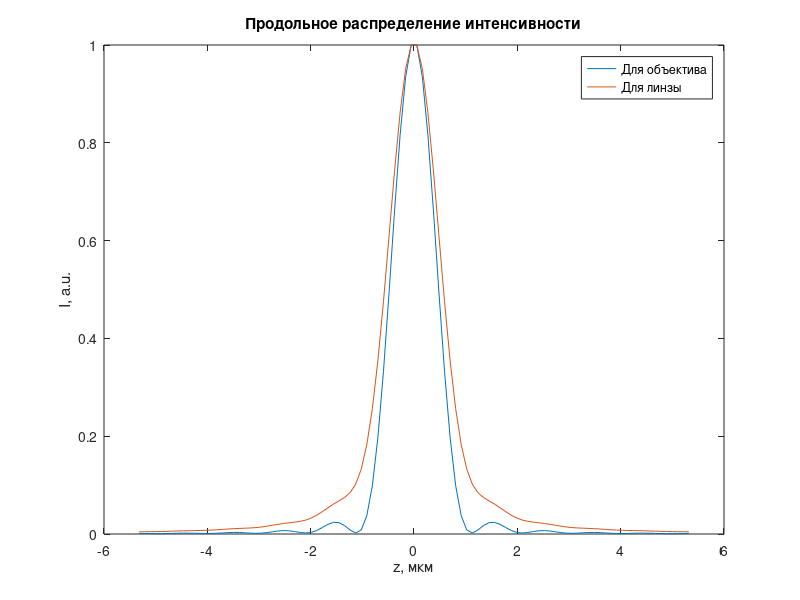

Here is the MATLAB script that generated this plot:
#15. Получить продольное распределение интенсивности светового поля (вдоль оси z при r=0)
#в фокусе апланатического объектива при фокусировке радиально- поляризованной моды R-TEM01
#(параметр β считать равным 1) с длиной волны 0,532 мкм в воздухе (n = 1).
#Вычисления произвести для значения числовой апертуры NA равного 0,9. Затем заменить апланатический
#объектив на плоскую дифракционную линзу. Оценить вклад от использования плоской дифракционной линзы
#в уменьшение размеров фокусного пятна.

lambda = 0.532; % длина волны в мкм
k = 2.0 * pi / lambda; % волновое число
NA = 0.9; % значение числовой апертуры
betta = 1;
n = 1; % воздух
A = 1; % просто константа
A1 = 1; % просто константа

alpha = asin(NA / n); % максимальный угол апертуры

% Функция аподизации зрачка для апланатического объектива:
t_func1 = @(theta) cos(theta) .^ 0.5;
% Функция аподизации зрачка для плоской дифракционной линзы:
t_func2 = @(theta) cos(theta) .^ (-1.5);

% Начальное распределение для апланатического объектива:
l_func1 = @(theta) A1 .* sin(theta) .* ...
          (exp(-1 .* (betta ^ 2) .* sin(theta) .^2 / sin(alpha) ^ 2));
% Начальное распределение для плоской дифракционной линзы:
l_func2 = @(theta) A1 .* tan(theta) .* ...
          (exp(-1 .* (betta ^ 2) .* tan(theta) .^2 / tan(alpha) ^ 2));

r = 0; % в фокусе
z = linspace(-1, 1, 100) .* 10.0 .* lambda;

integ_func1 = @(theta) t_func1(theta) .* l_func1(theta) .* ...
               sin(2.0 .* theta) .* exp(1i .* k .* z .* cos(theta)) .* ...
               besselj(1, k .* r .* sin(theta));

integ_func2 = @(theta) t_func1(theta) .* l_func1(theta) .* ...
               (sin(theta) .^ 2) .* exp(1i .* k .* z .* cos(theta)) .* ...
                besselj(0, k .* r .* sin(theta));

E_r = integral(integ_func1, 0, alpha, 'ArrayValued', true);
E_r = E_r .* A;
E_z = integral(integ_func2, 0, alpha, 'ArrayValued', true);
E_z = E_z .* A .* 2 .* 1i;

I_r = abs(E_r) .^ 2;
I_z = abs(E_z) .^ 2;
I = I_r + I_z;

#figure(1);
#plot(z, I ./ max(I));
#title('Продольное распределение интенсивности в случае объектива');
#xlabel('z, мкм');
#ylabel('I, мкм');

integ_func1 = @(theta) t_func2(theta) .* l_func2(theta) .* ...
               sin(2.0 .* theta) .* exp(1i .* k .* z .* cos(theta)) .* ...
               besselj(1, k .* r .* sin(theta));

integ_func2 = @(theta) t_func2(theta) .* l_func2(theta) .* ...
               (sin(theta) .^ 2) .* exp(1i .* k .* z .* cos(theta)) .* ...
                besselj(0, k .* r .* sin(theta));

E_r = integral(integ_func1, 0, alpha, 'ArrayValued', true);
E_r = E_r .* A;
E_z = integral(integ_func2, 0, alpha, 'ArrayValued', true);
E_z = E_z .* A .* 2 .* 1i;

I_r = abs(E_r) .^ 2;
I_z = abs(E_z) .^ 2;
I1 = I_r + I_z;

#figure(2);
#plot(z, I ./ max(I));
#title('Продольное распределение интенсивности в случае линзы');
#xlabel('z, мкм');
#ylabel('I, мкм');

figure(1);
plot(z, I ./ max(I));
hold on;
plot(z, I1 ./ max(I1));
#plot(z, ones(1, 100) .* 0.5);
title('Продольное распределение интенсивности');
legend('Для объектива', 'Для линзы', 'FWHM');
xlabel('z, мкм');
ylabel('I, a.u.');












